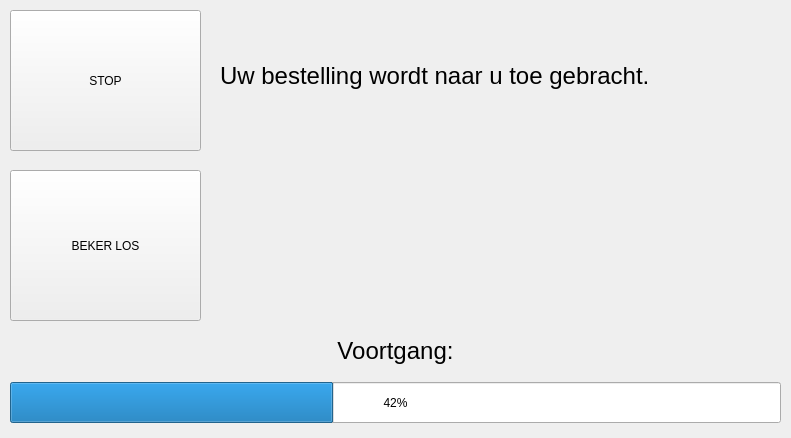
<?xml version="1.0" encoding="UTF-8"?>
<ui version="4.0">
 <class>ProgressScreen</class>
 <widget class="QWidget" name="ProgressScreen">
  <property name="geometry">
   <rect>
    <x>0</x>
    <y>0</y>
    <width>791</width>
    <height>438</height>
   </rect>
  </property>
  <property name="windowTitle">
   <string>Voortgangsscherm</string>
  </property>
  <widget class="QPushButton" name="EmergencyBtn">
   <property name="geometry">
    <rect>
     <x>10</x>
     <y>10</y>
     <width>191</width>
     <height>141</height>
    </rect>
   </property>
   <property name="text">
    <string>STOP</string>
   </property>
  </widget>
  <widget class="QProgressBar" name="ProgressBar">
   <property name="geometry">
    <rect>
     <x>10</x>
     <y>382</y>
     <width>771</width>
     <height>41</height>
    </rect>
   </property>
   <property name="value">
    <number>42</number>
   </property>
  </widget>
  <widget class="QLabel" name="StatusLabel">
   <property name="geometry">
    <rect>
     <x>220</x>
     <y>10</y>
     <width>561</width>
     <height>131</height>
    </rect>
   </property>
   <property name="font">
    <font>
     <family>Ubuntu</family>
     <pointsize>18</pointsize>
     <weight>50</weight>
     <bold>false</bold>
    </font>
   </property>
   <property name="text">
    <string>Uw bestelling wordt naar u toe gebracht.</string>
   </property>
  </widget>
  <widget class="QLabel" name="TimeLabel">
   <property name="geometry">
    <rect>
     <x>10</x>
     <y>330</y>
     <width>771</width>
     <height>41</height>
    </rect>
   </property>
   <property name="font">
    <font>
     <family>Ubuntu</family>
     <pointsize>18</pointsize>
     <weight>50</weight>
     <bold>false</bold>
    </font>
   </property>
   <property name="text">
    <string>Voortgang:</string>
   </property>
   <property name="alignment">
    <set>Qt::AlignCenter</set>
   </property>
  </widget>
  <widget class="QPushButton" name="ReleaseBtn">
   <property name="geometry">
    <rect>
     <x>10</x>
     <y>170</y>
     <width>191</width>
     <height>151</height>
    </rect>
   </property>
   <property name="text">
    <string>BEKER LOS</string>
   </property>
  </widget>
 </widget>
 <resources/>
 <connections/>
</ui>
